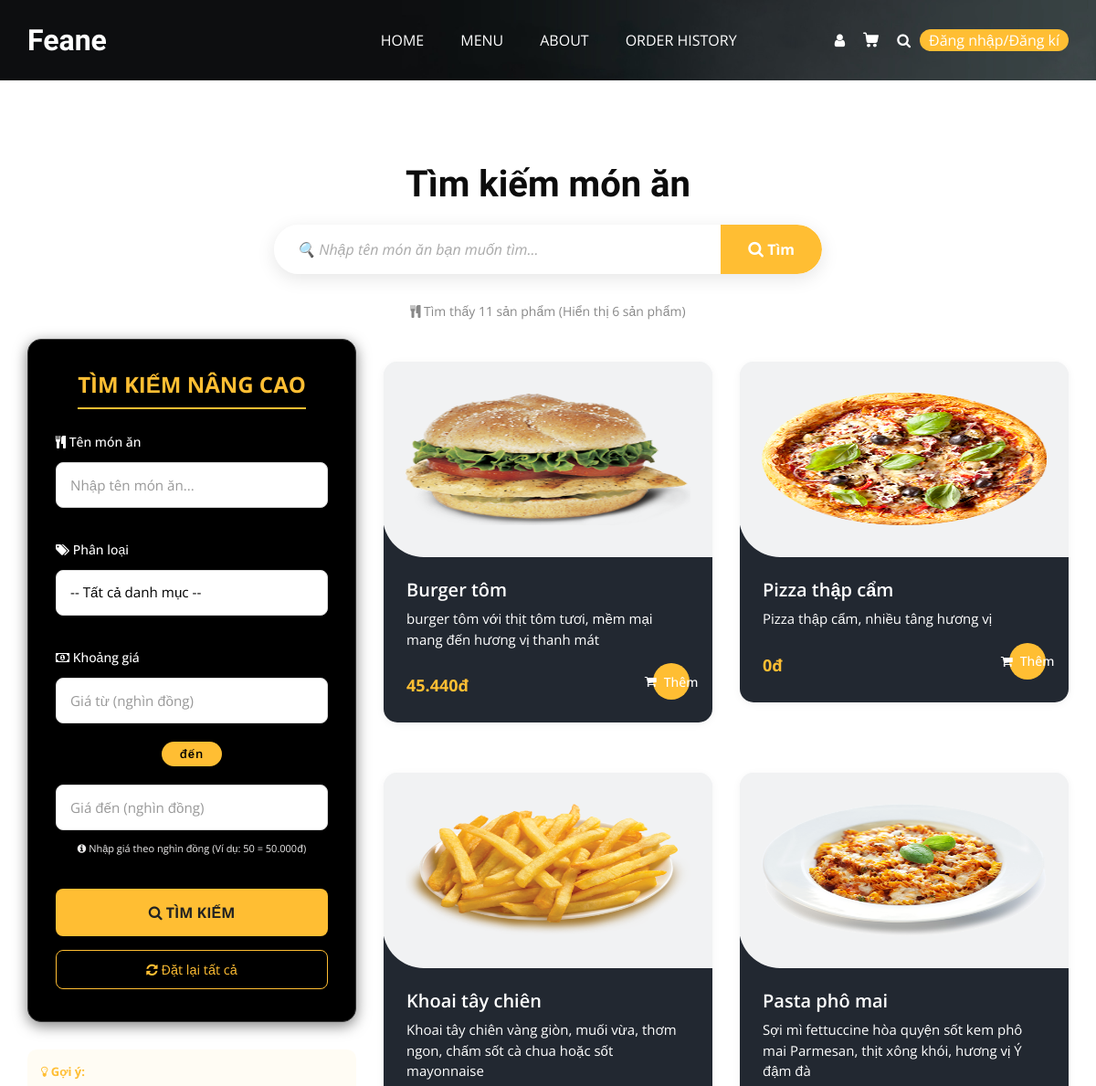
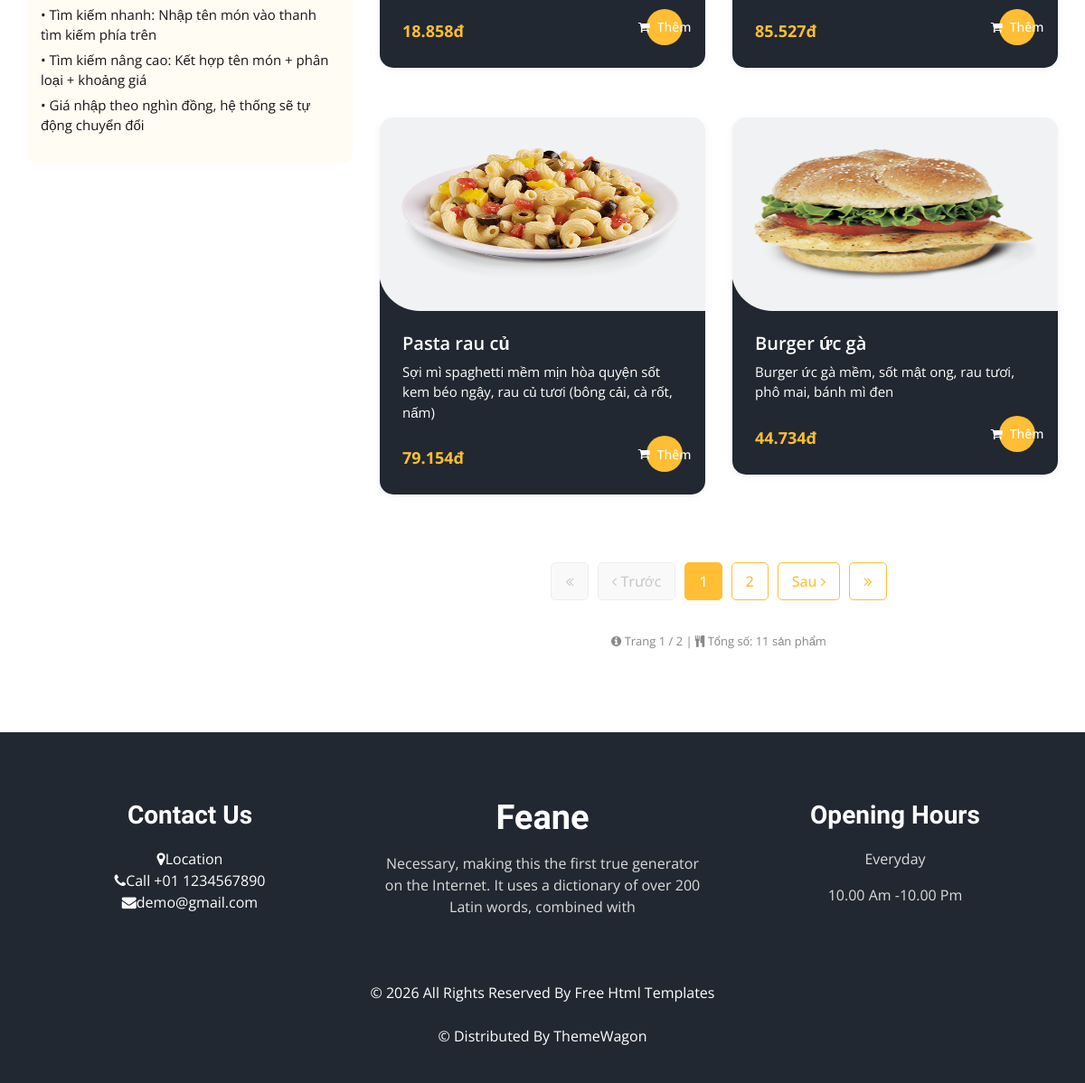
Screenshot of /search.php with the database file from the repository (2 pictures, top to bottom).
### tables this page shows
CREATE TABLE `products` (
  `id` int(11) NOT NULL,
  `code` varchar(20) NOT NULL,
  `name` varchar(200) NOT NULL,
  `category_id` int(11) NOT NULL,
  `description` text DEFAULT NULL,
  `image` varchar(255) DEFAULT NULL,
  `cost_price` decimal(10,2) NOT NULL,
  `selling_price` decimal(10,2) NOT NULL,
  `stock_quantity` int(11) DEFAULT 0,
  `status` enum('active','inactive') DEFAULT 'active',
  `created_at` timestamp NOT NULL DEFAULT current_timestamp(),
  `updated_at` timestamp NOT NULL DEFAULT current_timestamp() ON UPDATE current_timestamp(),
  `profit_percentage` int(11) DEFAULT NULL
);

### search.php (the view, shortened to what the rows shown need)
<?php
require_once __DIR__ . '/includes/db_connection.php';
$page = isset($_GET['page']) ? (int)$_GET['page'] : 1;
$limit = 6;
$offset = ($page - 1) * $limit;
$where_clauses = ["p.status = 'active'"];
$params = [];
$selling_price_sql = "(p.cost_price * (1 + p.profit_percentage/100))";
$where_sql = "WHERE " . implode(" AND ", $where_clauses);
$sql = "SELECT p.id, p.name, p.description, p.image, p.category_id,
               $selling_price_sql AS selling_price
        FROM products p
        $where_sql
        ORDER BY p.id DESC
        LIMIT $limit OFFSET $offset";
$stmt = $pdo->prepare($sql);
$stmt->execute($params);
$products = $stmt->fetchAll(PDO::FETCH_ASSOC);
$is_logged_in = isset($_SESSION['user_id']);
?>
<!DOCTYPE html>
<html>
<head>
  <link rel="stylesheet" type="text/css" href="css/bootstrap.css" />
  <link rel="stylesheet" type="text/css" href="https://cdnjs.cloudflare.com/ajax/libs/OwlCarousel2/2.3.4/assets/owl.carousel.min.css" />
  <link rel="stylesheet" href="https://cdnjs.cloudflare.com/ajax/libs/jquery-nice-select/1.1.0/css/nice-select.min.css" />
  <link href="css/font-awesome.min.css" rel="stylesheet" />
  <link href="css/style.css" rel="stylesheet" />
  <link href="css/responsive.css" rel="stylesheet" />
</head>
<body class="sub_page">
<section class="food_section layout_padding">
  <div class="container">
    <div class="heading_container heading_center">
      <h2>
        Tìm kiếm món ăn
      </h2>
    </div>
    <div class="row">
      <div class="col-lg-8">
        <div class="filters-content">
          <div class="row grid" id="menu-items-container">
            <?php if (empty($products)): ?>
              <div class="col-12 text-center">
                <div style="padding: 60px 0;">
                  <i class="fa fa-exclamation-circle" style="font-size: 48px; color: #ffbe33; margin-bottom: 20px;"></i>
                  <h4>Không tìm thấy sản phẩm</h4>
                  <p>Không có kết quả phù hợp với tiêu chí tìm kiếm của bạn.</p>
                  <p style="color: #888; font-size: 14px;">Hãy thử thay đổi từ khóa hoặc khoảng giá khác.</p>
                  <a href="search.php" class="btn-view-more" style="display: inline-block; margin-top: 15px;">
                    <i class="fa fa-refresh"></i> Xóa bộ lọc tìm kiếm
                  </a>
                </div>
              </div>
            <?php else: ?>
              <?php foreach ($products as $product): ?>
                <div class="col-sm-6 col-lg-6">
                  <div class="box">
                    <a href="product_detail.php?id=<?php echo $product['id']; ?>">
                      <div class="img-box">
                        <img src="<?php echo htmlspecialchars($product['image']); ?>" alt="<?php echo htmlspecialchars($product['name']); ?>">
                      </div>
                    </a>
                    <div class="detail-box">
                      <h5><?php echo htmlspecialchars($product['name']); ?></h5>
                      <p><?php echo htmlspecialchars($product['description']); ?></p>
                      <div class="options">
                        <h6><?php echo number_format($product['selling_price'], 0, ',', '.'); ?>đ</h6>
                        <?php if ($is_logged_in): ?>
                          <button class="add-to-cart-btn"
                                  data-id="<?php echo $product['id']; ?>"
                                  data-name="<?php echo htmlspecialchars($product['name']); ?>"
                                  data-price="<?php echo $product['selling_price']; ?>"
                                  data-image="<?php echo htmlspecialchars($product['image']); ?>">
                            <i class="fa fa-shopping-cart"></i> Thêm
                          </button>
                        <?php else: ?>
                          <a href="user/login.php" class="cart-link-btn">
                            <i class="fa fa-shopping-cart"></i> Thêm
                          </a>
                        <?php endif; ?>
                      </div>
                    </div>
                  </div>
                </div>
              <?php endforeach; ?>
            <?php endif; ?>
          </div>
        </div>
      </div>
    </div>
  </div>
</section>
</body>
</html>

### rows the page displays
products: image (picture), name "Burger tôm", description "burger tôm với thịt tôm tươi, mềm mại mang đến hương vị thanh mát", selling_price "45.440"
products: image (picture), name "Pizza thập cẩm", description "Pizza thập cẩm, nhiều tâng hương vị", selling_price "0"
products: image (picture), name "Khoai tây chiên", description "Khoai tây chiên vàng giòn, muối vừa, thơm ngon, chấm sốt cà chua hoặc sốt mayonnaise", selling_price "18.858"
products: image (picture), name "Pasta phô mai", description "Sợi mì fettuccine hòa quyện sốt kem phô mai Parmesan, thịt xông khói, hương vị Ý đậm đà", selling_price "85.527"
products: image (picture), name "Pasta rau củ", description "Sợi mì spaghetti mềm mịn hòa quyện sốt kem béo ngậy, rau củ tươi (bông cải, cà rốt, nấm)", selling_price "79.154"
products: image (picture), name "Burger ức gà", description "Burger ức gà mềm, sốt mật ong, rau tươi, phô mai, bánh mì đen", selling_price "44.734"

### other values shown
$total_products "11"
count($products) "6"
$page "1"
$total_pages "2"
